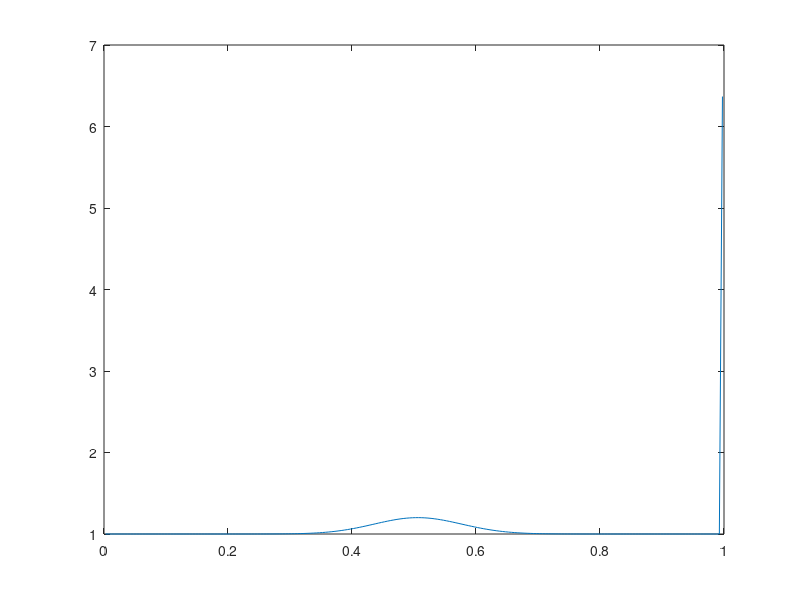

The MATLAB script that drew this image:
%% advect linearization
clear all;
clc;
close all;
addpath(['/Users/kevin/SkyDrive/KTH Work/LaTeX Reports',...
    '/HW4-High Resolution shock-capturing methods/matlabfiles/']);

%% Parameters
N = 200;
L = 1.;
dx = L/N; % Grid spacing
H = 1;
g = 9.8;
c = g*sqrt(H+.2); % Wave speed
tau = .5*dx/g; % Time Step
coeff = -c*tau/(2*dx);
nStep = 2*L/(c*tau);
nCells = 1:N;
ghostCellOneSide = 2;
cellsPlusGhost = 1:(N+2*ghostCellOneSide);
%% Boundary Conditions
w = 0.1*L; % Width
x = (nCells-1/2)*dx; % Grid points
a = 1/5*H;
h = H + a*exp(-(x-L/2).^2/(w^2));
% Boundary Conditions
h = padarray(h',ghostCellOneSide)';
m = g*sqrt(h);
%% BC
% needs to be changed if ghostCellOneSide is changed
h(1) = h(4);
h(2) = h(3);
m(1) = m(4)*(-1);
m(2) = m(3)*(-1);
h(N+4) = h(N+1);
h(N+3) = h(N+2);
m(N+4) = m(N+1)*(-1);
m(N+3) = m(N+2)*(-1);
%%
iWithGhost = ((1+ghostCellOneSide):(N+ghostCellOneSide));
ip = iWithGhost+1;
im = iWithGhost-1;
%% Record the initial state
hplot(:,1) = h(:);
mplot(:,1) = m(:);
flux = (1/2*g*h.^2 + (m.^2)./h);
%% Loo
for iStep=1:(round(nStep))
    hOld=h;
    mOld=m;
    flux = (1/2*g*hOld.^2 + (mOld.^2)./hOld);
    h(3:(N+2)) = .5*(hOld(ip)+hOld(im)) + coeff*(mOld(ip)-mOld(iWithGhost));
    m(3:(N+2)) = .5*(mOld(ip)+mOld(im)) + coeff*(flux(ip)-flux(iWithGhost));
    h(1) = h(4);
    h(2) = h(3);
    m(1) = m(4)*(-1);
    m(2) = m(3)*(-1);
    h(N+4) = h(N+1);
    h(N+3) = h(N+2);
    m(N+4) = m(N+1)*(-1);
    m(N+3) = m(N+2)*(-1);
    hplot(:,iStep) = h(:);
    mplot(:,iStep) = m(:);
end

%% Plot
% figure(1); clf;
% plot(x,hplot(3:(N+2),1),'-',x,h,'--');
% legend('t=0  ','t=1');
% xlabel('x');  ylabel('h(x,t)');
% title(sprintf('$h(x,t)$ $\\Delta t=$%0.2g,',...
%     ' $\\epsilon =$ %g',tau,a),...
%     'Interpreter','latex')
%% h plot
figure(2)
for ip = 1:2:nStep
    clf;
    plot(x,hplot((3:(N+2)),1))
    hold on;
    plot(x,hplot((3:(N+2)),ip),'-');
    pause(.1)
end
%% m plot
% figure(3)
% for ip = 1:8:nStep
%     clf;
%     plot(x,mplot(:,1))
%     hold on;
%     plot(x,mplot(:,ip),'-');
%     pause(.01)
% end
%%
printYesNo = 0;
if printYesNo == 1
    saveFigurePath = ['/Users/kevin/SkyDrive/KTH Work/'...
        'LaTeX Reports/HW4-High Resolution shock-capturing'...
        'methods/Figures/'];
    set(figure(1), 'PaperPositionMode', 'auto');
    print('-depsc2', [saveFigurePath ...
        sprintf('plot1%g',floor(tau^-1))]);
end